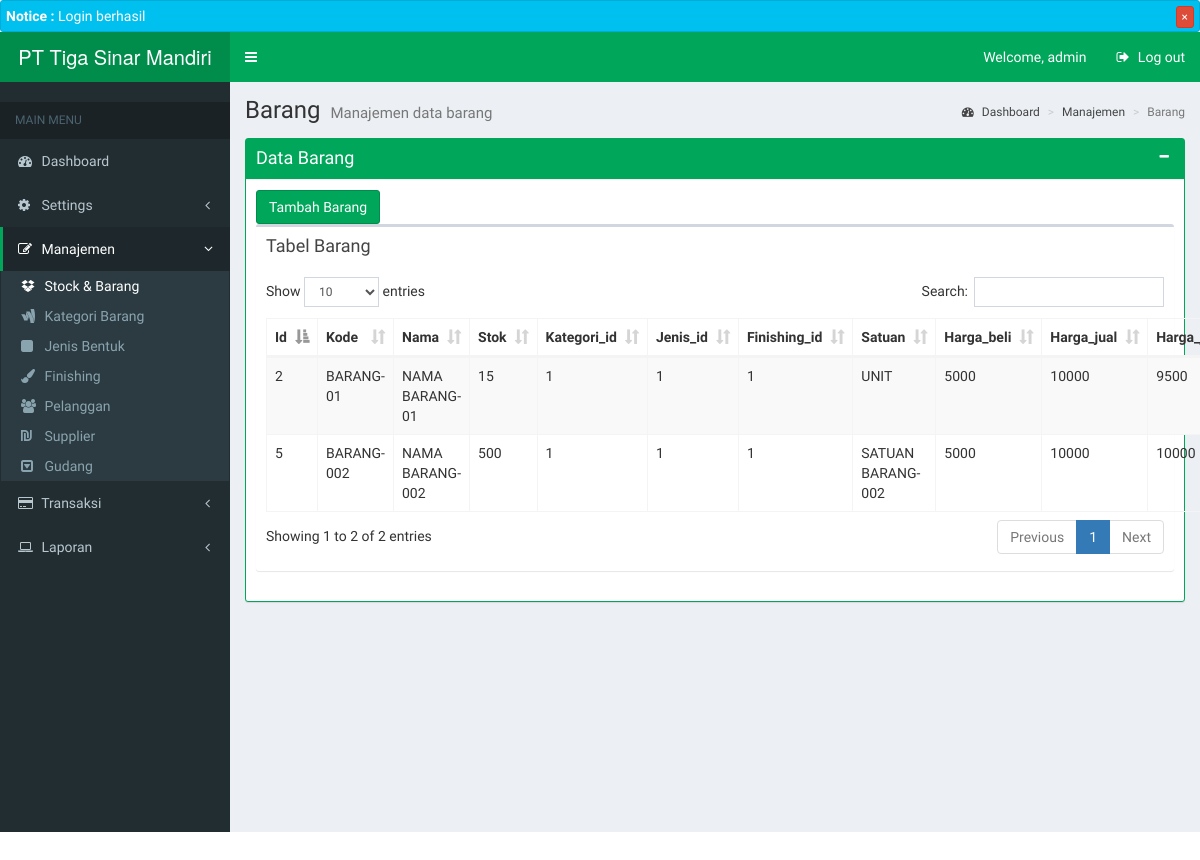
/dashboard.php?page=barang&parent=manajemen (signed in), run on the app's committed database.
### tables this page shows
CREATE TABLE `tbl_barang` (
  `id` int(11) NOT NULL,
  `kode` varchar(100) NOT NULL,
  `nama` varchar(100) NOT NULL,
  `stok` int(11) NOT NULL DEFAULT '0',
  `kategori_id` int(11) NOT NULL,
  `jenis_id` int(11) NOT NULL,
  `finishing_id` int(11) NOT NULL,
  `satuan` varchar(100) NOT NULL,
  `harga_beli` int(11) NOT NULL DEFAULT '0',
  `harga_jual` int(11) NOT NULL DEFAULT '0',
  `harga_jual_disc` int(11) NOT NULL DEFAULT '0',
  `keterangan` text NOT NULL,
  `gudang_id` int(11) NOT NULL,
  `created_at` datetime NOT NULL DEFAULT CURRENT_TIMESTAMP
);

### model/barang.php (called while the page is built, shortened)
<?php
class Barang {
  function get_all_barang() {
    include "lib/db_config.php";
    $query = "SELECT * FROM tbl_barang";
    $barang = $conn->query($query);
    return $barang;
  }
}
?>

### page/barang/barang.php (the view, shortened to what this page needs)
<?php
  $barang = new Barang;
  $result = $barang->get_all_barang();
?>
<section class="content-header">
  <h1>
    Barang
    <small>Manajemen data barang</small>
  </h1>
  <ol class="breadcrumb">
    <li><a href="#"><i class="fa fa-dashboard"></i> Dashboard</a></li>
    <li><a href="#">Manajemen</a></li>
    <li class="active">Barang</li>
  </ol>
</section>
<section class="content">
  <div class="row">
    <div class="col-md-12">
      <div class="box box-success box-solid">
        <div class="box-header with-border">
          <h3 class="box-title">Data Barang</h3>
          <div class="box-tools pull-right">
            <button type="button" class="btn btn-box-tool" data-widget="collapse"><i class="fa fa-minus"></i>
            </button>
          </div>
        </div>
        <div class="box-body" style="">
          <a href="?page=barang_tambah&parent=manajemen" class="btn btn-md btn-success"><i></i> Tambah Barang</a>
          <div class="row">
            <div class="col-md-12">
              <div class="box">
            <div class="box-header">
              <h3 class="box-title">Tabel Barang</h3>
            </div>
            <div class="box-body">
              <table id="example1" class="table table-bordered table-striped dataTable" role="grid" aria-describedby="example1_info">
                <thead>
                  <tr role="row">
                    <th>Id</th>
                    <th>Kode</th>
                    <th>Nama</th>
                    <th>Stok</th>
                    <th>Kategori_id</th>
                    <th>Jenis_id</th>
                    <th>Finishing_id</th>
                    <th>Satuan</th>
                    <th>Harga_beli</th>
                    <th>Harga_jual</th>
                    <th>Harga_jual_disc</th>
                  </tr>
                </thead>
                <tbody>
                  <?php foreach ($result as $barang): ?>
                    <tr>
                      <td><?php echo $barang['id']; ?></td>
                      <td><?php echo $barang['kode']; ?></td>
                      <td><?php echo $barang['nama']; ?></td>
                      <td><?php echo $barang['stok']; ?></td>
                      <td><?php echo $barang['kategori_id']; ?></td>
                      <td><?php echo $barang['jenis_id']; ?></td>
                      <td><?php echo $barang['finishing_id']; ?></td>
                      <td><?php echo $barang['satuan']; ?></td>
                      <td><?php echo $barang['harga_beli']; ?></td>
                      <td><?php echo $barang['harga_jual']; ?></td>
                      <td><?php echo $barang['harga_jual_disc']; ?></td>
                    </tr>
                  <?php endforeach ?>
                </tbody>
              </table>
            </div>
          </div>
            </div>
          </div>
        </div>
      </div>
    </div>
  </div>
</section>

### dashboard.php (shortened to what this page needs)
<?php if (isset($_SESSION['user'])): ?>
<!DOCTYPE html>
<html>
  <?php include "head.php" ?>
  <?php include "notification.php" ?>
  <body class="hold-transition skin-green sidebar-mini">
    <div class="wrapper">
      <header class="main-header"> <?php include "header.php"; ?> </header>
      <aside class="main-sidebar"> <?php include "sidebar.php"; ?> </aside>
      <div class="content-wrapper">
        <?php include "content.php"; ?>
      </div>
    </div>
  </body>
</html>
<?php else: ?>
<?php header("Location: page_login.php") ?>
<?php endif ?>

### head.php (shortened to what this page needs)
<head>
  <link rel="stylesheet" href="bower_components/bootstrap/dist/css/bootstrap.min.css">
  <link rel="stylesheet" href="bower_components/font-awesome/css/font-awesome.min.css">
  <link rel="stylesheet" href="bower_components/Ionicons/css/ionicons.min.css">
  <link rel="stylesheet" href="dist/css/AdminLTE.min.css">
  <link rel="stylesheet" href="dist/css/skins/_all-skins.min.css">
  <link rel="stylesheet" href="bower_components/morris.js/morris.css">
  <link rel="stylesheet" href="bower_components/jvectormap/jquery-jvectormap.css">
  <link rel="stylesheet" href="bower_components/bootstrap-datepicker/dist/css/bootstrap-datepicker.min.css">
  <link rel="stylesheet" href="bower_components/datatables.net-bs/css/dataTables.bootstrap.min.css">
  <link rel="stylesheet" href="bower_components/bootstrap-daterangepicker/daterangepicker.css">
  <link rel="stylesheet" href="plugins/bootstrap-wysihtml5/bootstrap3-wysihtml5.min.css">
</head>

### notification.php (shortened to what this page needs)
<?php if (isset($_SESSION['blue-notice'])): ?>
<div class="alert alert-info alert-dismissible" style="padding: 5px; margin-bottom: 0px;">
  <p><b>Notice : </b><?php echo $_SESSION['blue-notice']; ?><button type="button" class="btn btn-danger btn-xs pull-right" data-dismiss="alert" aria-hidden="true">×</button></p>
</div>
<?php endif ?>

### header.php (shortened to what this page needs)
<a href="index.php" class="logo">
    <span class="logo-lg">
        PT Tiga Sinar Mandiri
    </span>
</a>
<nav class="navbar navbar-static-top" role="navigation">
  <a href="#" class="sidebar-toggle" data-toggle="push-menu" role="button">
  </a>
  <div class="navbar-custom-menu">
    <ul class="nav navbar-nav">
      <li><a href="">Welcome, <?php echo $_SESSION['user']->nama ?></a></li>
      <li class="dropdown user user-menu">
        <a href="?action=logout" class="">
          <i class="fa fa-sign-out"></i>
          <span class="hidden-xs">Log out</span>
        </a>
      </li>
    </ul>
  </div>
</nav>

### sidebar.php (shortened to what this page needs)
<section class="sidebar">
  <div class="user-panel">
    <div class="pull-left info">
    </div>
  </div>
  <ul class="sidebar-menu" data-widget="tree">
    <li class="header">MAIN MENU</li>
    <li <?php child_active("dashboard") ?>><a href="?page=dashboard"><i class="fa fa-dashboard"></i> <span>Dashboard</span></a></li>
    <li class="treeview <?php parent_active("settings") ?>">
      <a href="#">
        <i class="fa fa-gear"></i>
        <span>Settings</span>
        <span class="pull-right-container">
          <i class="fa fa-angle-left pull-right"></i>
        </span>
      </a>
    </li>
    <li class="treeview <?php parent_active("manajemen") ?>">
      <a href="#">
        <i class="fa fa-pencil-square-o"></i>
        <span>Manajemen</span>
        <span class="pull-right-container">
          <i class="fa fa-angle-left pull-right"></i>
        </span>
      </a>
      <ul class="treeview-menu" style="<?php display_child("manajemen") ?>">
        <li <?php child_active("barang") ?>><a href="?page=barang&parent=manajemen"><i class="fa fa-dropbox"></i> Stock & Barang</a></li>
        <li <?php if (child_active("kategori") || child_active("kategori_tambah") || child_active("kategori_edit")) ?>><a href="?page=kategori&parent=manajemen"><i class="fa fa-google-wallet"></i> Kategori Barang</a></li>
        <li <?php if (child_active("jenis") || child_active("jenis_tambah") || child_active("jenis_edit")) ?>><a href="?page=jenis&parent=manajemen"><i class="fa fa-square"></i> Jenis Bentuk</a></li>
        <li <?php if (child_active("finishing") || child_active("finishing_tambah") || child_active("finishing_edit")) ?>><a href="?page=finishing&parent=manajemen"><i class="fa fa-paint-brush"></i> Finishing</a></li>
        <li <?php if (child_active("pelanggan") || child_active("pelanggan_tambah") || child_active("pelanggan_edit")) ?>><a href="?page=pelanggan&parent=manajemen"><i class="fa fa-users"></i> Pelanggan</a></li>
        <li <?php if (child_active("supplier") || child_active("supplier_tambah") || child_active("supplier_edit")) ?>><a href="?page=supplier&parent=manajemen"><i class="fa fa-ils"></i> Supplier</a></li>
        <li <?php if (child_active("gudang") || child_active("gudang_tambah") || child_active("gudang_edit")) ?>><a href="?page=gudang&parent=manajemen"><i class="fa fa-toggle-down"></i> Gudang</a></li>
      </ul>
    </li>
    <li class="treeview <?php parent_active("transaksi") ?>">
      <a href="#">
        <i class="fa fa-credit-card"></i>
        <span>Transaksi</span>
        <span class="pull-right-container">
          <i class="fa fa-angle-left pull-right"></i>
        </span>
      </a>
    </li>
    <li class="treeview <?php parent_active("laporan") ?>">
      <a href="#">
        <i class="fa fa-laptop"></i>
        <span>Laporan</span>
        <span class="pull-right-container">
          <i class="fa fa-angle-left pull-right"></i>
        </span>
      </a>
    </li>
  </ul>
</section>
<?php
function parent_active($parent) {
  if (isset($_GET['parent'])) {
    if ($_GET['parent'] == $parent) {
      echo "active menu-open";
    }
  }
}
function display_child($parent) {
  if (isset($_GET['parent'])) {
    if ($_GET['parent'] == $parent) {
      echo "";
    } else {
      echo "display: none;";
    }
  }
}
function child_active($page) {
  if (isset($_GET['page'])) {
    if ($_GET['page'] == $page) {
      echo "class=\"active\"";
    }
  } elseif ($page == 'dashboard') {
    echo "class=\"active\"";
  }
}
?>

### content.php
<?php
if (isset($_GET['page'])) {
  $page = $_GET['page'];
  if ($page == 'dashboard') { }
  elseif ($page == 'user') { include "page/user/user.php"; }
  elseif ($page == 'user_tambah') { include "page/user/user_tambah.php"; }
  elseif ($page == 'user_edit') { include "page/user/user_edit.php"; }
  elseif ($page == 'kategori') { include "page/kategori/kategori.php"; }
  elseif ($page == 'kategori_tambah') { include "page/kategori/kategori_tambah.php"; }
  elseif ($page == 'kategori_edit') { include "page/kategori/kategori_edit.php"; }
  elseif ($page == 'jenis') { include "page/jenis/jenis.php"; }
  elseif ($page == 'jenis_tambah') { include "page/jenis/jenis_tambah.php"; }
  elseif ($page == 'jenis_edit') { include "page/jenis/jenis_edit.php"; }
  elseif ($page == 'finishing') { include "page/finishing/finishing.php"; }
  elseif ($page == 'finishing_tambah') { include "page/finishing/finishing_tambah.php"; }
  elseif ($page == 'finishing_edit') { include "page/finishing/finishing_edit.php"; }
  elseif ($page == 'pelanggan') { include "page/pelanggan/pelanggan.php"; }
  elseif ($page == 'pelanggan_tambah') { include "page/pelanggan/pelanggan_tambah.php"; }
  elseif ($page == 'pelanggan_edit') { include "page/pelanggan/pelanggan_edit.php"; }
  elseif ($page == 'supplier') { include "page/supplier/supplier.php"; }
  elseif ($page == 'supplier_tambah') { include "page/supplier/supplier_tambah.php"; }
  elseif ($page == 'supplier_edit') { include "page/supplier/supplier_edit.php"; }
  elseif ($page == 'role') { include "page/role/role.php"; }
  elseif ($page == 'role_tambah') { include "page/role/role_tambah.php"; }
  elseif ($page == 'role_edit') { include "page/role/role_edit.php"; }
  elseif ($page == 'barang') { include "page/barang/barang.php"; }
  elseif ($page == 'barang_tambah') { include "page/barang/barang_tambah.php"; }
  elseif ($page == 'barang_edit') { include "page/barang/barang_edit.php"; }
} else {
}
?>

### data on the page
tbl_barang: id "2", kode "BARANG-01", nama "NAMA BARANG-01", stok "15", kategori "1", jenis "1", finishing "1", satuan "UNIT", harga_beli "5000", harga_jual "10000", harga_jual_disc "9500"
tbl_barang: id "5", kode "BARANG-002", nama "NAMA BARANG-002", stok "500", kategori "1", jenis "1", finishing "1", satuan "SATUAN BARANG-002", harga_beli "5000", harga_jual "10000", harga_jual_disc "10000"

### other printed values
$_SESSION['blue-notice'] "Login berhasil"
$_SESSION['user']->nama "admin"
